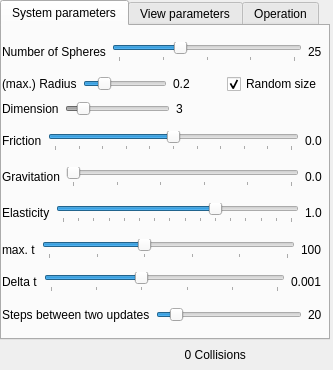
<ui version="4.0" >
 <class>BallsUI</class>
 <widget class="QDialog" name="BallsUI" >
  <property name="geometry" >
   <rect>
    <x>0</x>
    <y>0</y>
    <width>333</width>
    <height>370</height>
   </rect>
  </property>
  <property name="windowTitle" >
   <string>Parameters for bouncing balls</string>
  </property>
  <widget class="QWidget" name="Layout21" >
   <property name="geometry" >
    <rect>
     <x>0</x>
     <y>340</y>
     <width>330</width>
     <height>30</height>
    </rect>
   </property>
   <layout class="QHBoxLayout" >
    <property name="spacing" >
     <number>6</number>
    </property>
    <property name="margin" >
     <number>0</number>
    </property>
    <item>
     <widget class="Q3ProgressBar" name="TimeProgress" />
    </item>
    <item>
     <widget class="QLabel" name="CollisionsLabel" >
      <property name="text" >
       <string>     0 Collisions</string>
      </property>
      <property name="wordWrap" >
       <bool>false</bool>
      </property>
     </widget>
    </item>
   </layout>
  </widget>
  <widget class="QTabWidget" name="TabWidget" >
   <property name="enabled" >
    <bool>true</bool>
   </property>
   <property name="geometry" >
    <rect>
     <x>0</x>
     <y>0</y>
     <width>330</width>
     <height>340</height>
    </rect>
   </property>
   <widget class="QWidget" name="tab" >
    <attribute name="title" >
     <string>System parameters</string>
    </attribute>
    <widget class="QWidget" name="Layout22" >
     <property name="geometry" >
      <rect>
       <x>0</x>
       <y>210</y>
       <width>320</width>
       <height>92</height>
      </rect>
     </property>
     <layout class="QVBoxLayout" >
      <property name="spacing" >
       <number>6</number>
      </property>
      <property name="margin" >
       <number>0</number>
      </property>
      <item>
       <layout class="QHBoxLayout" >
        <property name="spacing" >
         <number>6</number>
        </property>
        <property name="margin" >
         <number>0</number>
        </property>
        <item>
         <widget class="QLabel" name="TextLabel1_8" >
          <property name="text" >
           <string>max. t</string>
          </property>
          <property name="wordWrap" >
           <bool>false</bool>
          </property>
         </widget>
        </item>
        <item>
         <widget class="QSlider" name="TMaxSlider" >
          <property name="toolTip" >
           <string>Duration of the simulation (logarithmic scale)</string>
          </property>
          <property name="whatsThis" >
           <string>After completion of the indicated time the simulation finishes and prints the count of collisions which have happened</string>
          </property>
          <property name="maximum" >
           <number>100</number>
          </property>
          <property name="pageStep" >
           <number>20</number>
          </property>
          <property name="value" >
           <number>40</number>
          </property>
          <property name="orientation" >
           <enum>Qt::Horizontal</enum>
          </property>
          <property name="tickPosition" >
           <enum>QSlider::TicksBelow</enum>
          </property>
          <property name="tickInterval" >
           <number>20</number>
          </property>
         </widget>
        </item>
        <item>
         <widget class="QLabel" name="TMaxLabel" >
          <property name="text" >
           <string>100</string>
          </property>
          <property name="wordWrap" >
           <bool>false</bool>
          </property>
         </widget>
        </item>
       </layout>
      </item>
      <item>
       <layout class="QHBoxLayout" >
        <property name="spacing" >
         <number>6</number>
        </property>
        <property name="margin" >
         <number>0</number>
        </property>
        <item>
         <widget class="QLabel" name="TextLabel1_4" >
          <property name="text" >
           <string>Delta t</string>
          </property>
          <property name="wordWrap" >
           <bool>false</bool>
          </property>
         </widget>
        </item>
        <item>
         <widget class="QSlider" name="DTSlider" >
          <property name="toolTip" >
           <string>Timestep (logarithmic scale)</string>
          </property>
          <property name="whatsThis" >
           <string>The time difference beween two updates - generally the smaller the more accurate, but also the slower</string>
          </property>
          <property name="maximum" >
           <number>100</number>
          </property>
          <property name="value" >
           <number>40</number>
          </property>
          <property name="orientation" >
           <enum>Qt::Horizontal</enum>
          </property>
          <property name="tickPosition" >
           <enum>QSlider::TicksBelow</enum>
          </property>
          <property name="tickInterval" >
           <number>20</number>
          </property>
         </widget>
        </item>
        <item>
         <widget class="QLabel" name="DTLabel" >
          <property name="text" >
           <string>0.001</string>
          </property>
          <property name="wordWrap" >
           <bool>false</bool>
          </property>
         </widget>
        </item>
       </layout>
      </item>
      <item>
       <layout class="QHBoxLayout" >
        <property name="spacing" >
         <number>6</number>
        </property>
        <property name="margin" >
         <number>0</number>
        </property>
        <item>
         <widget class="QLabel" name="TextLabel1_5" >
          <property name="text" >
           <string>Steps between two updates</string>
          </property>
          <property name="wordWrap" >
           <bool>false</bool>
          </property>
         </widget>
        </item>
        <item>
         <widget class="QSlider" name="StepsSlider" >
          <property name="toolTip" >
           <string>Calculate steps between two displays</string>
          </property>
          <property name="whatsThis" >
           <string>Number of steps done between two draw events, without displaying - you'll want to tweak this parameter depending on the number of balls, the dimension of the system and your hardware together with delta t to get the quickest, smoothest motion possible.</string>
          </property>
          <property name="maximum" >
           <number>200</number>
          </property>
          <property name="pageStep" >
           <number>20</number>
          </property>
          <property name="value" >
           <number>20</number>
          </property>
          <property name="orientation" >
           <enum>Qt::Horizontal</enum>
          </property>
         </widget>
        </item>
        <item>
         <widget class="QLabel" name="StepsLabel" >
          <property name="text" >
           <string>20</string>
          </property>
          <property name="wordWrap" >
           <bool>false</bool>
          </property>
         </widget>
        </item>
       </layout>
      </item>
     </layout>
    </widget>
    <widget class="QWidget" name="Layout18" >
     <property name="geometry" >
      <rect>
       <x>0</x>
       <y>70</y>
       <width>181</width>
       <height>26</height>
      </rect>
     </property>
     <layout class="QHBoxLayout" >
      <property name="spacing" >
       <number>6</number>
      </property>
      <property name="margin" >
       <number>0</number>
      </property>
      <item>
       <widget class="QLabel" name="TextLabel1_6" >
        <property name="enabled" >
         <bool>true</bool>
        </property>
        <property name="text" >
         <string>Dimension</string>
        </property>
        <property name="wordWrap" >
         <bool>false</bool>
        </property>
       </widget>
      </item>
      <item>
       <widget class="QSlider" name="DimensionSlider" >
        <property name="enabled" >
         <bool>false</bool>
        </property>
        <property name="toolTip" >
         <string>Dimension of the system</string>
        </property>
        <property name="minimum" >
         <number>2</number>
        </property>
        <property name="maximum" >
         <number>10</number>
        </property>
        <property name="pageStep" >
         <number>1</number>
        </property>
        <property name="value" >
         <number>3</number>
        </property>
        <property name="orientation" >
         <enum>Qt::Horizontal</enum>
        </property>
       </widget>
      </item>
      <item>
       <widget class="QLabel" name="DimensionLabel" >
        <property name="text" >
         <string>3</string>
        </property>
        <property name="wordWrap" >
         <bool>false</bool>
        </property>
       </widget>
      </item>
     </layout>
    </widget>
    <widget class="QWidget" name="Layout23_2" >
     <property name="geometry" >
      <rect>
       <x>0</x>
       <y>10</y>
       <width>320</width>
       <height>58</height>
      </rect>
     </property>
     <layout class="QVBoxLayout" >
      <property name="spacing" >
       <number>6</number>
      </property>
      <property name="margin" >
       <number>0</number>
      </property>
      <item>
       <layout class="QHBoxLayout" >
        <property name="spacing" >
         <number>6</number>
        </property>
        <property name="margin" >
         <number>0</number>
        </property>
        <item>
         <widget class="QLabel" name="TextLabel1_3_2" >
          <property name="text" >
           <string>Number of Spheres</string>
          </property>
          <property name="wordWrap" >
           <bool>false</bool>
          </property>
         </widget>
        </item>
        <item>
         <widget class="QSlider" name="NumSpheresSlider" >
          <property name="toolTip" >
           <string>Number of displayed spheres (logarithmic scale)</string>
          </property>
          <property name="whatsThis" >
           <string>With this slider you can create or destroy balls in the system. Be careful with the amount of balls, you don't want your computer to choke because you've gone too high with this value! The computational complexity grows with the square of the number of balls.</string>
          </property>
          <property name="maximum" >
           <number>1000</number>
          </property>
          <property name="singleStep" >
           <number>1</number>
          </property>
          <property name="pageStep" >
           <number>50</number>
          </property>
          <property name="value" >
           <number>350</number>
          </property>
          <property name="orientation" >
           <enum>Qt::Horizontal</enum>
          </property>
          <property name="tickPosition" >
           <enum>QSlider::TicksBelow</enum>
          </property>
          <property name="tickInterval" >
           <number>250</number>
          </property>
         </widget>
        </item>
        <item>
         <widget class="QLabel" name="NumSpheresLabel" >
          <property name="text" >
           <string>25</string>
          </property>
          <property name="wordWrap" >
           <bool>false</bool>
          </property>
         </widget>
        </item>
       </layout>
      </item>
      <item>
       <layout class="QHBoxLayout" >
        <property name="spacing" >
         <number>6</number>
        </property>
        <property name="margin" >
         <number>0</number>
        </property>
        <item>
         <layout class="QHBoxLayout" >
          <property name="spacing" >
           <number>6</number>
          </property>
          <property name="margin" >
           <number>0</number>
          </property>
          <item>
           <widget class="QLabel" name="TextLabel1_7_2" >
            <property name="text" >
             <string>(max.) Radius</string>
            </property>
            <property name="wordWrap" >
             <bool>false</bool>
            </property>
           </widget>
          </item>
          <item>
           <widget class="QSlider" name="RMaxSlider" >
            <property name="toolTip" >
             <string>maximum radius of the displayed spheres</string>
            </property>
            <property name="whatsThis" >
             <string>If 'Random size' is set, this denotes the maximum radius of the spheres. If it is unchecked, all newly generated balls have this radius. This option takes effect only on newly generated balls.</string>
            </property>
            <property name="minimum" >
             <number>0</number>
            </property>
            <property name="maximum" >
             <number>100</number>
            </property>
            <property name="value" >
             <number>20</number>
            </property>
            <property name="orientation" >
             <enum>Qt::Horizontal</enum>
            </property>
           </widget>
          </item>
          <item>
           <widget class="QLabel" name="RMaxLabel" >
            <property name="text" >
             <string>0.2</string>
            </property>
            <property name="wordWrap" >
             <bool>false</bool>
            </property>
           </widget>
          </item>
         </layout>
        </item>
        <item>
         <spacer name="Spacer2_3" >
          <property name="orientation" >
           <enum>Qt::Horizontal</enum>
          </property>
          <property name="sizeType" >
           <enum>QSizePolicy::Expanding</enum>
          </property>
          <property name="sizeHint" stdset="0" >
           <size>
            <width>20</width>
            <height>20</height>
           </size>
          </property>
         </spacer>
        </item>
        <item>
         <widget class="QCheckBox" name="RndSizeCheck" >
          <property name="whatsThis" >
           <string>If checked, newly generated balls have random mass and diameter</string>
          </property>
          <property name="text" >
           <string>Random size</string>
          </property>
          <property name="checked" >
           <bool>true</bool>
          </property>
         </widget>
        </item>
       </layout>
      </item>
     </layout>
    </widget>
    <widget class="QWidget" name="Layout15" >
     <property name="geometry" >
      <rect>
       <x>0</x>
       <y>100</y>
       <width>320</width>
       <height>102</height>
      </rect>
     </property>
     <layout class="QVBoxLayout" >
      <property name="spacing" >
       <number>6</number>
      </property>
      <property name="margin" >
       <number>0</number>
      </property>
      <item>
       <layout class="QHBoxLayout" >
        <property name="spacing" >
         <number>6</number>
        </property>
        <property name="margin" >
         <number>0</number>
        </property>
        <item>
         <widget class="QLabel" name="TextLabel1" >
          <property name="text" >
           <string>Friction</string>
          </property>
          <property name="wordWrap" >
           <bool>false</bool>
          </property>
         </widget>
        </item>
        <item>
         <widget class="QSlider" name="FrictionSlider" >
          <property name="toolTip" >
           <string>Friction with the walls</string>
          </property>
          <property name="whatsThis" >
           <string>Set negative to turn on the heat, positive to slow down the system</string>
          </property>
          <property name="minimum" >
           <number>-100</number>
          </property>
          <property name="maximum" >
           <number>100</number>
          </property>
          <property name="singleStep" >
           <number>1</number>
          </property>
          <property name="pageStep" >
           <number>25</number>
          </property>
          <property name="orientation" >
           <enum>Qt::Horizontal</enum>
          </property>
          <property name="tickPosition" >
           <enum>QSlider::TicksBelow</enum>
          </property>
          <property name="tickInterval" >
           <number>20</number>
          </property>
         </widget>
        </item>
        <item>
         <widget class="QLabel" name="FrictionLabel" >
          <property name="text" >
           <string>0.0</string>
          </property>
          <property name="wordWrap" >
           <bool>false</bool>
          </property>
         </widget>
        </item>
       </layout>
      </item>
      <item>
       <layout class="QHBoxLayout" >
        <property name="spacing" >
         <number>6</number>
        </property>
        <property name="margin" >
         <number>0</number>
        </property>
        <item>
         <widget class="QLabel" name="TextLabel1_2" >
          <property name="text" >
           <string>Gravitation</string>
          </property>
          <property name="wordWrap" >
           <bool>false</bool>
          </property>
         </widget>
        </item>
        <item>
         <widget class="QSlider" name="GravitationSlider" >
          <property name="toolTip" >
           <string>Gravity of the system</string>
          </property>
          <property name="minimum" >
           <number>0</number>
          </property>
          <property name="maximum" >
           <number>100</number>
          </property>
          <property name="orientation" >
           <enum>Qt::Horizontal</enum>
          </property>
          <property name="tickPosition" >
           <enum>QSlider::TicksBelow</enum>
          </property>
          <property name="tickInterval" >
           <number>20</number>
          </property>
         </widget>
        </item>
        <item>
         <widget class="QLabel" name="GravitationLabel" >
          <property name="text" >
           <string>0.0</string>
          </property>
          <property name="wordWrap" >
           <bool>false</bool>
          </property>
         </widget>
        </item>
       </layout>
      </item>
      <item>
       <layout class="QHBoxLayout" >
        <property name="spacing" >
         <number>6</number>
        </property>
        <property name="margin" >
         <number>0</number>
        </property>
        <item>
         <widget class="QLabel" name="TextLabel1_9" >
          <property name="text" >
           <string>Elasticity</string>
          </property>
          <property name="wordWrap" >
           <bool>false</bool>
          </property>
         </widget>
        </item>
        <item>
         <widget class="QSlider" name="ElasticitySlider" >
          <property name="toolTip" >
           <string>Elasticity of the balls</string>
          </property>
          <property name="whatsThis" >
           <string>Set this to 1 for totally elastic (ping pong) balls, to 0 for totally inelastic (hacky sack) ones. Values above 1 and below 0 are unphysical, but might be interesting.</string>
          </property>
          <property name="minimum" >
           <number>-100</number>
          </property>
          <property name="maximum" >
           <number>200</number>
          </property>
          <property name="singleStep" >
           <number>1</number>
          </property>
          <property name="pageStep" >
           <number>25</number>
          </property>
          <property name="value" >
           <number>100</number>
          </property>
          <property name="orientation" >
           <enum>Qt::Horizontal</enum>
          </property>
          <property name="tickPosition" >
           <enum>QSlider::TicksBelow</enum>
          </property>
          <property name="tickInterval" >
           <number>20</number>
          </property>
         </widget>
        </item>
        <item>
         <widget class="QLabel" name="ElasticityLabel" >
          <property name="text" >
           <string>1.0</string>
          </property>
          <property name="wordWrap" >
           <bool>false</bool>
          </property>
         </widget>
        </item>
       </layout>
      </item>
     </layout>
    </widget>
   </widget>
   <widget class="QWidget" name="tab" >
    <attribute name="title" >
     <string>View parameters</string>
    </attribute>
    <widget class="QWidget" name="Layout16" >
     <property name="geometry" >
      <rect>
       <x>0</x>
       <y>10</y>
       <width>320</width>
       <height>27</height>
      </rect>
     </property>
     <layout class="QHBoxLayout" >
      <property name="spacing" >
       <number>6</number>
      </property>
      <property name="margin" >
       <number>0</number>
      </property>
      <item>
       <widget class="QLabel" name="TextLabel1_3" >
        <property name="text" >
         <string>Viewpoint distance</string>
        </property>
        <property name="wordWrap" >
         <bool>false</bool>
        </property>
       </widget>
      </item>
      <item>
       <widget class="QSlider" name="XCamSlider" >
        <property name="toolTip" >
         <string>Distance of the camera to the origin</string>
        </property>
        <property name="whatsThis" >
         <string>This applies to all dimensions, currently it is not possible to change the distance for every dimension independently</string>
        </property>
        <property name="minimum" >
         <number>0</number>
        </property>
        <property name="maximum" >
         <number>100</number>
        </property>
        <property name="singleStep" >
         <number>1</number>
        </property>
        <property name="pageStep" >
         <number>25</number>
        </property>
        <property name="orientation" >
         <enum>Qt::Horizontal</enum>
        </property>
        <property name="tickPosition" >
         <enum>QSlider::TicksBelow</enum>
        </property>
        <property name="tickInterval" >
         <number>20</number>
        </property>
       </widget>
      </item>
      <item>
       <widget class="QLabel" name="XCamLabel" >
        <property name="text" >
         <string>0.0</string>
        </property>
        <property name="wordWrap" >
         <bool>false</bool>
        </property>
       </widget>
      </item>
     </layout>
    </widget>
    <widget class="QWidget" name="Layout20" >
     <property name="geometry" >
      <rect>
       <x>0</x>
       <y>40</y>
       <width>320</width>
       <height>95</height>
      </rect>
     </property>
     <layout class="QVBoxLayout" >
      <property name="spacing" >
       <number>6</number>
      </property>
      <property name="margin" >
       <number>0</number>
      </property>
      <item>
       <layout class="QHBoxLayout" >
        <property name="spacing" >
         <number>6</number>
        </property>
        <property name="margin" >
         <number>0</number>
        </property>
        <item>
         <widget class="QLabel" name="TextLabel1_3_3" >
          <property name="text" >
           <string>X rotation</string>
          </property>
          <property name="wordWrap" >
           <bool>false</bool>
          </property>
         </widget>
        </item>
        <item>
         <widget class="QSlider" name="XrotSlider" >
          <property name="toolTip" >
           <string>X rotation speed</string>
          </property>
          <property name="whatsThis" >
           <string>This applies to all dimensions, currently it is not possible to change the distance for every dimension independently</string>
          </property>
          <property name="minimum" >
           <number>0</number>
          </property>
          <property name="maximum" >
           <number>1000</number>
          </property>
          <property name="singleStep" >
           <number>1</number>
          </property>
          <property name="pageStep" >
           <number>250</number>
          </property>
          <property name="orientation" >
           <enum>Qt::Horizontal</enum>
          </property>
          <property name="tickPosition" >
           <enum>QSlider::TicksBelow</enum>
          </property>
          <property name="tickInterval" >
           <number>125</number>
          </property>
         </widget>
        </item>
        <item>
         <widget class="QLabel" name="XrotLabel" >
          <property name="text" >
           <string>0.0</string>
          </property>
          <property name="wordWrap" >
           <bool>false</bool>
          </property>
         </widget>
        </item>
       </layout>
      </item>
      <item>
       <layout class="QHBoxLayout" >
        <property name="spacing" >
         <number>6</number>
        </property>
        <property name="margin" >
         <number>0</number>
        </property>
        <item>
         <widget class="QLabel" name="TextLabel1_3_3_2" >
          <property name="text" >
           <string>Y rotation</string>
          </property>
          <property name="wordWrap" >
           <bool>false</bool>
          </property>
         </widget>
        </item>
        <item>
         <widget class="QSlider" name="YrotSlider" >
          <property name="toolTip" >
           <string>Y rotation speed</string>
          </property>
          <property name="whatsThis" >
           <string>This applies to all dimensions, currently it is not possible to change the distance for every dimension independently</string>
          </property>
          <property name="minimum" >
           <number>0</number>
          </property>
          <property name="maximum" >
           <number>1000</number>
          </property>
          <property name="singleStep" >
           <number>1</number>
          </property>
          <property name="pageStep" >
           <number>250</number>
          </property>
          <property name="orientation" >
           <enum>Qt::Horizontal</enum>
          </property>
          <property name="tickPosition" >
           <enum>QSlider::TicksBelow</enum>
          </property>
          <property name="tickInterval" >
           <number>125</number>
          </property>
         </widget>
        </item>
        <item>
         <widget class="QLabel" name="YrotLabel" >
          <property name="text" >
           <string>0.0</string>
          </property>
          <property name="wordWrap" >
           <bool>false</bool>
          </property>
         </widget>
        </item>
       </layout>
      </item>
      <item>
       <layout class="QHBoxLayout" >
        <property name="spacing" >
         <number>6</number>
        </property>
        <property name="margin" >
         <number>0</number>
        </property>
        <item>
         <widget class="QLabel" name="TextLabel1_3_3_3" >
          <property name="text" >
           <string>Z rotation</string>
          </property>
          <property name="wordWrap" >
           <bool>false</bool>
          </property>
         </widget>
        </item>
        <item>
         <widget class="QSlider" name="ZrotSlider" >
          <property name="toolTip" >
           <string>Z rotation speed</string>
          </property>
          <property name="whatsThis" >
           <string>This applies to all dimensions, currently it is not possible to change the distance for every dimension independently</string>
          </property>
          <property name="minimum" >
           <number>0</number>
          </property>
          <property name="maximum" >
           <number>1000</number>
          </property>
          <property name="singleStep" >
           <number>1</number>
          </property>
          <property name="pageStep" >
           <number>250</number>
          </property>
          <property name="orientation" >
           <enum>Qt::Horizontal</enum>
          </property>
          <property name="tickPosition" >
           <enum>QSlider::TicksBelow</enum>
          </property>
          <property name="tickInterval" >
           <number>125</number>
          </property>
         </widget>
        </item>
        <item>
         <widget class="QLabel" name="ZrotLabel" >
          <property name="text" >
           <string>0.0</string>
          </property>
          <property name="wordWrap" >
           <bool>false</bool>
          </property>
         </widget>
        </item>
       </layout>
      </item>
     </layout>
    </widget>
    <widget class="QWidget" name="Layout20_2" >
     <property name="geometry" >
      <rect>
       <x>0</x>
       <y>130</y>
       <width>320</width>
       <height>95</height>
      </rect>
     </property>
     <layout class="QVBoxLayout" >
      <property name="spacing" >
       <number>6</number>
      </property>
      <property name="margin" >
       <number>0</number>
      </property>
      <item>
       <layout class="QHBoxLayout" >
        <property name="spacing" >
         <number>6</number>
        </property>
        <property name="margin" >
         <number>0</number>
        </property>
        <item>
         <widget class="QLabel" name="TextLabel1_3_3_4" >
          <property name="text" >
           <string>XW rotation</string>
          </property>
          <property name="wordWrap" >
           <bool>false</bool>
          </property>
         </widget>
        </item>
        <item>
         <widget class="QSlider" name="XWrotSlider" >
          <property name="toolTip" >
           <string>XW rotation speed</string>
          </property>
          <property name="whatsThis" >
           <string>This applies to all dimensions, currently it is not possible to change the distance for every dimension independently</string>
          </property>
          <property name="minimum" >
           <number>0</number>
          </property>
          <property name="maximum" >
           <number>1000</number>
          </property>
          <property name="singleStep" >
           <number>1</number>
          </property>
          <property name="pageStep" >
           <number>250</number>
          </property>
          <property name="orientation" >
           <enum>Qt::Horizontal</enum>
          </property>
          <property name="tickPosition" >
           <enum>QSlider::TicksBelow</enum>
          </property>
          <property name="tickInterval" >
           <number>125</number>
          </property>
         </widget>
        </item>
        <item>
         <widget class="QLabel" name="XWrotLabel" >
          <property name="text" >
           <string>0.0</string>
          </property>
          <property name="wordWrap" >
           <bool>false</bool>
          </property>
         </widget>
        </item>
       </layout>
      </item>
      <item>
       <layout class="QHBoxLayout" >
        <property name="spacing" >
         <number>6</number>
        </property>
        <property name="margin" >
         <number>0</number>
        </property>
        <item>
         <widget class="QLabel" name="TextLabel1_3_3_2_2" >
          <property name="text" >
           <string>YW rotation</string>
          </property>
          <property name="wordWrap" >
           <bool>false</bool>
          </property>
         </widget>
        </item>
        <item>
         <widget class="QSlider" name="YWrotSlider" >
          <property name="toolTip" >
           <string>YW rotation speed</string>
          </property>
          <property name="whatsThis" >
           <string>This applies to all dimensions, currently it is not possible to change the distance for every dimension independently</string>
          </property>
          <property name="minimum" >
           <number>0</number>
          </property>
          <property name="maximum" >
           <number>1000</number>
          </property>
          <property name="singleStep" >
           <number>1</number>
          </property>
          <property name="pageStep" >
           <number>250</number>
          </property>
          <property name="orientation" >
           <enum>Qt::Horizontal</enum>
          </property>
          <property name="tickPosition" >
           <enum>QSlider::TicksBelow</enum>
          </property>
          <property name="tickInterval" >
           <number>125</number>
          </property>
         </widget>
        </item>
        <item>
         <widget class="QLabel" name="YWrotLabel" >
          <property name="text" >
           <string>0.0</string>
          </property>
          <property name="wordWrap" >
           <bool>false</bool>
          </property>
         </widget>
        </item>
       </layout>
      </item>
      <item>
       <layout class="QHBoxLayout" >
        <property name="spacing" >
         <number>6</number>
        </property>
        <property name="margin" >
         <number>0</number>
        </property>
        <item>
         <widget class="QLabel" name="TextLabel1_3_3_3_2" >
          <property name="text" >
           <string>ZW rotation</string>
          </property>
          <property name="wordWrap" >
           <bool>false</bool>
          </property>
         </widget>
        </item>
        <item>
         <widget class="QSlider" name="ZWrotSlider" >
          <property name="toolTip" >
           <string>ZW rotation speed</string>
          </property>
          <property name="whatsThis" >
           <string>This applies to all dimensions, currently it is not possible to change the distance for every dimension independently</string>
          </property>
          <property name="minimum" >
           <number>0</number>
          </property>
          <property name="maximum" >
           <number>1000</number>
          </property>
          <property name="singleStep" >
           <number>1</number>
          </property>
          <property name="pageStep" >
           <number>250</number>
          </property>
          <property name="orientation" >
           <enum>Qt::Horizontal</enum>
          </property>
          <property name="tickPosition" >
           <enum>QSlider::TicksBelow</enum>
          </property>
          <property name="tickInterval" >
           <number>125</number>
          </property>
         </widget>
        </item>
        <item>
         <widget class="QLabel" name="ZWrotLabel" >
          <property name="text" >
           <string>0.0</string>
          </property>
          <property name="wordWrap" >
           <bool>false</bool>
          </property>
         </widget>
        </item>
       </layout>
      </item>
     </layout>
    </widget>
   </widget>
   <widget class="QWidget" name="tab" >
    <attribute name="title" >
     <string>Operation</string>
    </attribute>
    <widget class="QWidget" name="Layout16_2_2" >
     <property name="geometry" >
      <rect>
       <x>0</x>
       <y>30</y>
       <width>320</width>
       <height>30</height>
      </rect>
     </property>
     <layout class="QHBoxLayout" >
      <property name="spacing" >
       <number>6</number>
      </property>
      <property name="margin" >
       <number>0</number>
      </property>
      <item>
       <widget class="QCheckBox" name="SaveCheck" >
        <property name="text" >
         <string>Save pictures</string>
        </property>
       </widget>
      </item>
      <item>
       <spacer name="Spacer2_2_2_2_2" >
        <property name="orientation" >
         <enum>Qt::Horizontal</enum>
        </property>
        <property name="sizeType" >
         <enum>QSizePolicy::Expanding</enum>
        </property>
        <property name="sizeHint" stdset="0" >
         <size>
          <width>20</width>
          <height>20</height>
         </size>
        </property>
       </spacer>
      </item>
      <item>
       <layout class="QHBoxLayout" >
        <property name="spacing" >
         <number>6</number>
        </property>
        <property name="margin" >
         <number>0</number>
        </property>
        <item>
         <widget class="QLabel" name="TextLabel1_10_2_2_2" >
          <property name="text" >
           <string>Prefix</string>
          </property>
          <property name="wordWrap" >
           <bool>false</bool>
          </property>
         </widget>
        </item>
        <item>
         <widget class="QLineEdit" name="SaveEdit" />
        </item>
       </layout>
      </item>
     </layout>
    </widget>
    <widget class="QCheckBox" name="DisplayCheck" >
     <property name="geometry" >
      <rect>
       <x>0</x>
       <y>0</y>
       <width>116</width>
       <height>25</height>
      </rect>
     </property>
     <property name="toolTip" >
      <string>Switch the display on and off</string>
     </property>
     <property name="whatsThis" >
      <string>You might want to turn off the display, if you are generating an animation (with the 'save' option), or simply want to know the number of collisions which have taken place</string>
     </property>
     <property name="text" >
      <string>Display pictures</string>
     </property>
     <property name="checked" >
      <bool>true</bool>
     </property>
    </widget>
    <widget class="QCheckBox" name="FullscreenCheck" >
     <property name="enabled" >
      <bool>false</bool>
     </property>
     <property name="geometry" >
      <rect>
       <x>230</x>
       <y>0</y>
       <width>90</width>
       <height>25</height>
      </rect>
     </property>
     <property name="text" >
      <string>Fullscreen</string>
     </property>
    </widget>
   </widget>
  </widget>
 </widget>
 <layoutdefault spacing="6" margin="11" />
 <pixmapfunction>qPixmapFromMimeSource</pixmapfunction>
 <customwidgets>
  <customwidget>
   <class>Q3ProgressBar</class>
   <extends>QFrame</extends>
   <header>Qt3Support/Q3ProgressBar</header>
  </customwidget>
 </customwidgets>
 <tabstops>
  <tabstop>DimensionSlider</tabstop>
  <tabstop>FrictionSlider</tabstop>
  <tabstop>GravitationSlider</tabstop>
  <tabstop>ElasticitySlider</tabstop>
  <tabstop>TMaxSlider</tabstop>
  <tabstop>DTSlider</tabstop>
  <tabstop>StepsSlider</tabstop>
 </tabstops>
 <resources/>
 <connections>
  <connection>
   <sender>DimensionSlider</sender>
   <signal>valueChanged(int)</signal>
   <receiver>DimensionLabel</receiver>
   <slot>setNum(int)</slot>
   <hints>
    <hint type="sourcelabel" >
     <x>20</x>
     <y>20</y>
    </hint>
    <hint type="destinationlabel" >
     <x>20</x>
     <y>20</y>
    </hint>
   </hints>
  </connection>
  <connection>
   <sender>StepsSlider</sender>
   <signal>valueChanged(int)</signal>
   <receiver>StepsLabel</receiver>
   <slot>setNum(int)</slot>
   <hints>
    <hint type="sourcelabel" >
     <x>20</x>
     <y>20</y>
    </hint>
    <hint type="destinationlabel" >
     <x>20</x>
     <y>20</y>
    </hint>
   </hints>
  </connection>
  <connection>
   <sender>DimensionSlider</sender>
   <signal>valueChanged(int)</signal>
   <receiver>BallsUI</receiver>
   <slot>DimensionChanged(int)</slot>
   <hints>
    <hint type="sourcelabel" >
     <x>20</x>
     <y>20</y>
    </hint>
    <hint type="destinationlabel" >
     <x>20</x>
     <y>20</y>
    </hint>
   </hints>
  </connection>
  <connection>
   <sender>FrictionSlider</sender>
   <signal>valueChanged(int)</signal>
   <receiver>BallsUI</receiver>
   <slot>FrictionChanged(int)</slot>
   <hints>
    <hint type="sourcelabel" >
     <x>20</x>
     <y>20</y>
    </hint>
    <hint type="destinationlabel" >
     <x>20</x>
     <y>20</y>
    </hint>
   </hints>
  </connection>
  <connection>
   <sender>GravitationSlider</sender>
   <signal>valueChanged(int)</signal>
   <receiver>BallsUI</receiver>
   <slot>GravitationChanged(int)</slot>
   <hints>
    <hint type="sourcelabel" >
     <x>20</x>
     <y>20</y>
    </hint>
    <hint type="destinationlabel" >
     <x>20</x>
     <y>20</y>
    </hint>
   </hints>
  </connection>
  <connection>
   <sender>ElasticitySlider</sender>
   <signal>valueChanged(int)</signal>
   <receiver>BallsUI</receiver>
   <slot>ElasticityChanged(int)</slot>
   <hints>
    <hint type="sourcelabel" >
     <x>20</x>
     <y>20</y>
    </hint>
    <hint type="destinationlabel" >
     <x>20</x>
     <y>20</y>
    </hint>
   </hints>
  </connection>
  <connection>
   <sender>TMaxSlider</sender>
   <signal>valueChanged(int)</signal>
   <receiver>BallsUI</receiver>
   <slot>TMaxChanged(int)</slot>
   <hints>
    <hint type="sourcelabel" >
     <x>20</x>
     <y>20</y>
    </hint>
    <hint type="destinationlabel" >
     <x>20</x>
     <y>20</y>
    </hint>
   </hints>
  </connection>
  <connection>
   <sender>DTSlider</sender>
   <signal>valueChanged(int)</signal>
   <receiver>BallsUI</receiver>
   <slot>DTChanged(int)</slot>
   <hints>
    <hint type="sourcelabel" >
     <x>20</x>
     <y>20</y>
    </hint>
    <hint type="destinationlabel" >
     <x>20</x>
     <y>20</y>
    </hint>
   </hints>
  </connection>
  <connection>
   <sender>StepsSlider</sender>
   <signal>valueChanged(int)</signal>
   <receiver>BallsUI</receiver>
   <slot>StepsChanged(int)</slot>
   <hints>
    <hint type="sourcelabel" >
     <x>20</x>
     <y>20</y>
    </hint>
    <hint type="destinationlabel" >
     <x>20</x>
     <y>20</y>
    </hint>
   </hints>
  </connection>
  <connection>
   <sender>NumSpheresSlider</sender>
   <signal>valueChanged(int)</signal>
   <receiver>BallsUI</receiver>
   <slot>NumSpheresChanged(int)</slot>
   <hints>
    <hint type="sourcelabel" >
     <x>20</x>
     <y>20</y>
    </hint>
    <hint type="destinationlabel" >
     <x>20</x>
     <y>20</y>
    </hint>
   </hints>
  </connection>
  <connection>
   <sender>RMaxSlider</sender>
   <signal>valueChanged(int)</signal>
   <receiver>BallsUI</receiver>
   <slot>RMaxChanged(int)</slot>
   <hints>
    <hint type="sourcelabel" >
     <x>20</x>
     <y>20</y>
    </hint>
    <hint type="destinationlabel" >
     <x>20</x>
     <y>20</y>
    </hint>
   </hints>
  </connection>
  <connection>
   <sender>RndSizeCheck</sender>
   <signal>toggled(bool)</signal>
   <receiver>BallsUI</receiver>
   <slot>RndSizeChanged(bool)</slot>
   <hints>
    <hint type="sourcelabel" >
     <x>20</x>
     <y>20</y>
    </hint>
    <hint type="destinationlabel" >
     <x>20</x>
     <y>20</y>
    </hint>
   </hints>
  </connection>
  <connection>
   <sender>SaveCheck</sender>
   <signal>toggled(bool)</signal>
   <receiver>BallsUI</receiver>
   <slot>SaveChanged(bool)</slot>
   <hints>
    <hint type="sourcelabel" >
     <x>20</x>
     <y>20</y>
    </hint>
    <hint type="destinationlabel" >
     <x>20</x>
     <y>20</y>
    </hint>
   </hints>
  </connection>
  <connection>
   <sender>SaveEdit</sender>
   <signal>textChanged(QString)</signal>
   <receiver>BallsUI</receiver>
   <slot>SaveNameChanged(QString)</slot>
   <hints>
    <hint type="sourcelabel" >
     <x>20</x>
     <y>20</y>
    </hint>
    <hint type="destinationlabel" >
     <x>20</x>
     <y>20</y>
    </hint>
   </hints>
  </connection>
  <connection>
   <sender>XCamSlider</sender>
   <signal>valueChanged(int)</signal>
   <receiver>BallsUI</receiver>
   <slot>XCamChanged(int)</slot>
   <hints>
    <hint type="sourcelabel" >
     <x>20</x>
     <y>20</y>
    </hint>
    <hint type="destinationlabel" >
     <x>20</x>
     <y>20</y>
    </hint>
   </hints>
  </connection>
  <connection>
   <sender>XrotSlider</sender>
   <signal>valueChanged(int)</signal>
   <receiver>BallsUI</receiver>
   <slot>XrotChanged(int)</slot>
   <hints>
    <hint type="sourcelabel" >
     <x>20</x>
     <y>20</y>
    </hint>
    <hint type="destinationlabel" >
     <x>20</x>
     <y>20</y>
    </hint>
   </hints>
  </connection>
  <connection>
   <sender>YrotSlider</sender>
   <signal>valueChanged(int)</signal>
   <receiver>BallsUI</receiver>
   <slot>YrotChanged(int)</slot>
   <hints>
    <hint type="sourcelabel" >
     <x>20</x>
     <y>20</y>
    </hint>
    <hint type="destinationlabel" >
     <x>20</x>
     <y>20</y>
    </hint>
   </hints>
  </connection>
  <connection>
   <sender>ZrotSlider</sender>
   <signal>valueChanged(int)</signal>
   <receiver>BallsUI</receiver>
   <slot>ZrotChanged(int)</slot>
   <hints>
    <hint type="sourcelabel" >
     <x>20</x>
     <y>20</y>
    </hint>
    <hint type="destinationlabel" >
     <x>20</x>
     <y>20</y>
    </hint>
   </hints>
  </connection>
  <connection>
   <sender>XWrotSlider</sender>
   <signal>valueChanged(int)</signal>
   <receiver>BallsUI</receiver>
   <slot>XWrotChanged(int)</slot>
   <hints>
    <hint type="sourcelabel" >
     <x>20</x>
     <y>20</y>
    </hint>
    <hint type="destinationlabel" >
     <x>20</x>
     <y>20</y>
    </hint>
   </hints>
  </connection>
  <connection>
   <sender>YWrotSlider</sender>
   <signal>valueChanged(int)</signal>
   <receiver>BallsUI</receiver>
   <slot>YWrotChanged(int)</slot>
   <hints>
    <hint type="sourcelabel" >
     <x>20</x>
     <y>20</y>
    </hint>
    <hint type="destinationlabel" >
     <x>20</x>
     <y>20</y>
    </hint>
   </hints>
  </connection>
  <connection>
   <sender>ZWrotSlider</sender>
   <signal>valueChanged(int)</signal>
   <receiver>BallsUI</receiver>
   <slot>ZWrotChanged(int)</slot>
   <hints>
    <hint type="sourcelabel" >
     <x>20</x>
     <y>20</y>
    </hint>
    <hint type="destinationlabel" >
     <x>20</x>
     <y>20</y>
    </hint>
   </hints>
  </connection>
 </connections>
</ui>
